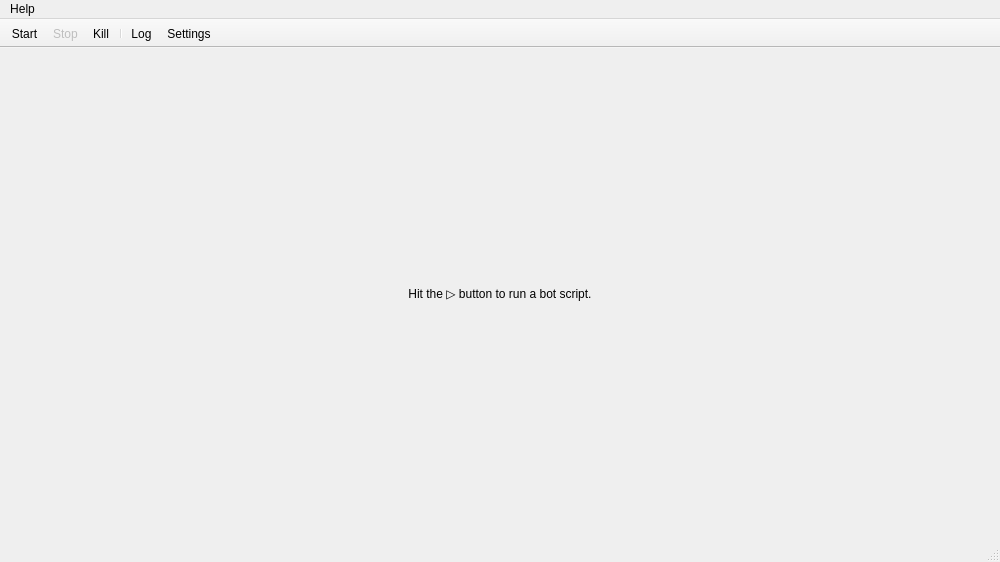
<?xml version="1.0" encoding="UTF-8"?>
<ui version="4.0">
 <class>ControlWindow</class>
 <widget class="QMainWindow" name="ControlWindow">
  <property name="geometry">
   <rect>
    <x>0</x>
    <y>0</y>
    <width>1000</width>
    <height>562</height>
   </rect>
  </property>
  <property name="windowTitle">
   <string>BotFather - Control Window</string>
  </property>
  <property name="dockOptions">
   <set>QMainWindow::AllowTabbedDocks|QMainWindow::AnimatedDocks</set>
  </property>
  <widget class="QWidget" name="centralWidget">
   <layout class="QHBoxLayout" name="horizontalLayout">
    <property name="spacing">
     <number>0</number>
    </property>
    <property name="leftMargin">
     <number>0</number>
    </property>
    <property name="topMargin">
     <number>0</number>
    </property>
    <property name="rightMargin">
     <number>0</number>
    </property>
    <property name="bottomMargin">
     <number>0</number>
    </property>
    <item>
     <widget class="BrowserWidget" name="label">
      <property name="sizePolicy">
       <sizepolicy hsizetype="Fixed" vsizetype="Fixed">
        <horstretch>0</horstretch>
        <verstretch>0</verstretch>
       </sizepolicy>
      </property>
      <property name="text">
       <string>&lt;html&gt;&lt;head/&gt;&lt;body&gt;&lt;p&gt;Hit the ▷ button to run a bot script.&lt;/p&gt;&lt;/body&gt;&lt;/html&gt;</string>
      </property>
      <property name="alignment">
       <set>Qt::AlignCenter</set>
      </property>
     </widget>
    </item>
   </layout>
  </widget>
  <widget class="QMenuBar" name="menuBar">
   <property name="geometry">
    <rect>
     <x>0</x>
     <y>0</y>
     <width>1000</width>
     <height>25</height>
    </rect>
   </property>
   <property name="contextMenuPolicy">
    <enum>Qt::PreventContextMenu</enum>
   </property>
   <widget class="QMenu" name="menuHelp">
    <property name="title">
     <string>Help</string>
    </property>
    <addaction name="actionScripts"/>
    <addaction name="actionSupport"/>
    <addaction name="actionAbout"/>
   </widget>
   <addaction name="menuHelp"/>
  </widget>
  <widget class="QToolBar" name="mainToolBar">
   <property name="enabled">
    <bool>true</bool>
   </property>
   <property name="contextMenuPolicy">
    <enum>Qt::PreventContextMenu</enum>
   </property>
   <property name="movable">
    <bool>false</bool>
   </property>
   <attribute name="toolBarArea">
    <enum>TopToolBarArea</enum>
   </attribute>
   <attribute name="toolBarBreak">
    <bool>false</bool>
   </attribute>
   <addaction name="actionStart"/>
   <addaction name="actionStop"/>
   <addaction name="actionKill"/>
   <addaction name="separator"/>
   <addaction name="actionLog"/>
   <addaction name="actionSettings"/>
  </widget>
  <widget class="QStatusBar" name="statusBar"/>
  <action name="actionStart">
   <property name="icon">
    <iconset resource="../res/gui.qrc">
     <normaloff>:/gui/win10-Play-96.png</normaloff>:/gui/win10-Play-96.png</iconset>
   </property>
   <property name="text">
    <string>Start</string>
   </property>
   <property name="toolTip">
    <string>Start the bot</string>
   </property>
  </action>
  <action name="actionStop">
   <property name="enabled">
    <bool>false</bool>
   </property>
   <property name="icon">
    <iconset resource="../res/gui.qrc">
     <normaloff>:/gui/win10-Stop-96.png</normaloff>:/gui/win10-Stop-96.png</iconset>
   </property>
   <property name="text">
    <string>Stop</string>
   </property>
   <property name="toolTip">
    <string>Stop the bot</string>
   </property>
  </action>
  <action name="actionSettings">
   <property name="icon">
    <iconset resource="../res/gui.qrc">
     <normaloff>:/gui/win10-SettingsMixer-96.png</normaloff>:/gui/win10-SettingsMixer-96.png</iconset>
   </property>
   <property name="text">
    <string>Settings</string>
   </property>
   <property name="toolTip">
    <string>Open the settings dialog</string>
   </property>
  </action>
  <action name="actionSupport">
   <property name="text">
    <string>Get Support</string>
   </property>
  </action>
  <action name="actionAbout">
   <property name="text">
    <string>About Botfather</string>
   </property>
  </action>
  <action name="actionScripts">
   <property name="text">
    <string>Get Scripts</string>
   </property>
  </action>
  <action name="actionLog">
   <property name="icon">
    <iconset resource="../res/gui.qrc">
     <normaloff>:/gui/win10-Ingredients List-96.png</normaloff>:/gui/win10-Ingredients List-96.png</iconset>
   </property>
   <property name="text">
    <string>Log</string>
   </property>
   <property name="toolTip">
    <string>Open the log window</string>
   </property>
  </action>
  <action name="actionKill">
   <property name="icon">
    <iconset resource="../res/gui.qrc">
     <normaloff>:/gui/win10-delete-96.png</normaloff>:/gui/win10-delete-96.png</iconset>
   </property>
   <property name="text">
    <string>Kill</string>
   </property>
   <property name="toolTip">
    <string>Kill the script</string>
   </property>
   <property name="visible">
    <bool>false</bool>
   </property>
  </action>
 </widget>
 <layoutdefault spacing="6" margin="11"/>
 <customwidgets>
  <customwidget>
   <class>BrowserWidget</class>
   <extends>QLabel</extends>
   <header location="global">gui/browser_widget.h</header>
  </customwidget>
 </customwidgets>
 <resources>
  <include location="../res/gui.qrc"/>
 </resources>
 <connections/>
</ui>
